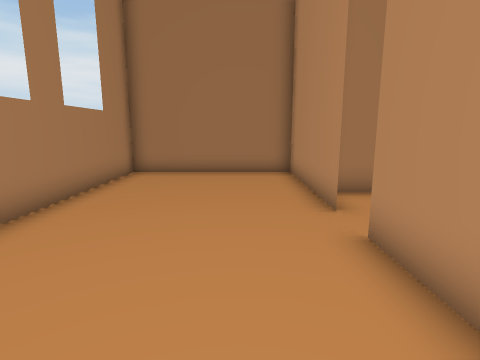
View 1 (above)

24 first-person views from a walk through a scene from a Unity 3-D project. The camera is 1.2 m above the floor, tilts 10° down and sees 80° across. The floor is counted in squares, 0.72 m on a side. Each view is taken from the middle of a square. On the plan, view 1 faces up. The plan holds only what a view shows up to about 15 squares ahead; the rest is blank. The place goes on beyond the plan. The player is left out. Door leaves are left out, so doorways stand open.

View 2
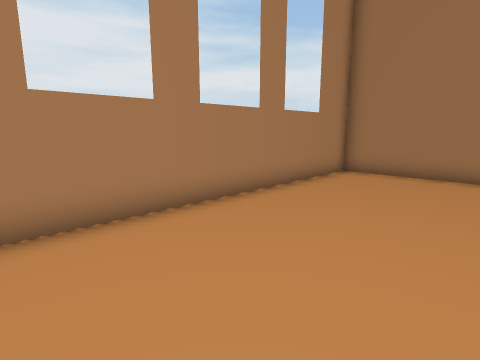

View 3
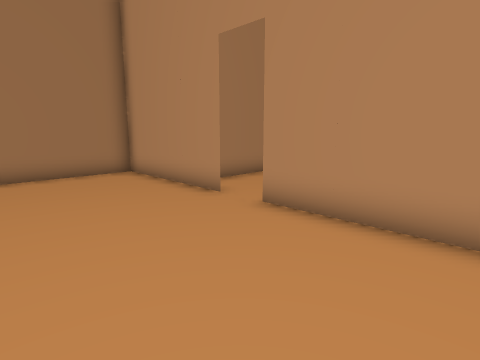

View 4
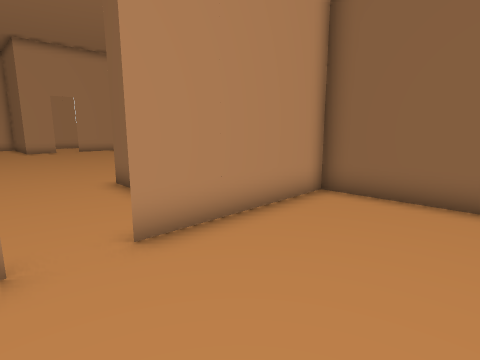

View 5
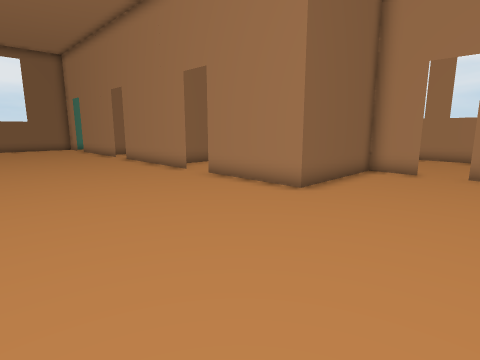

View 6
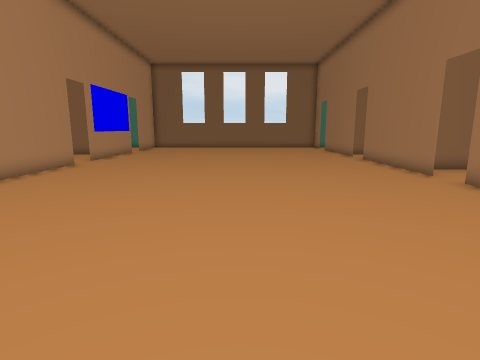

View 7
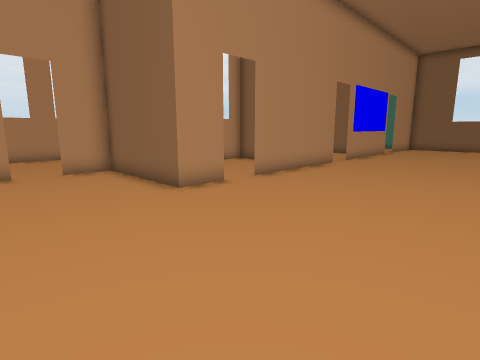

View 8
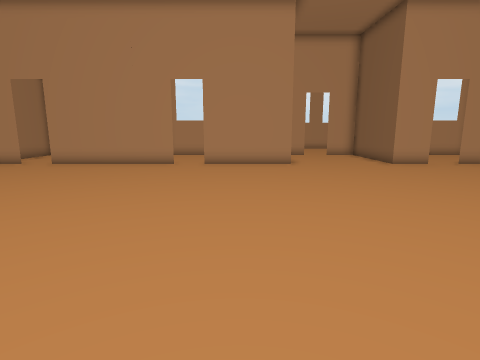

View 9
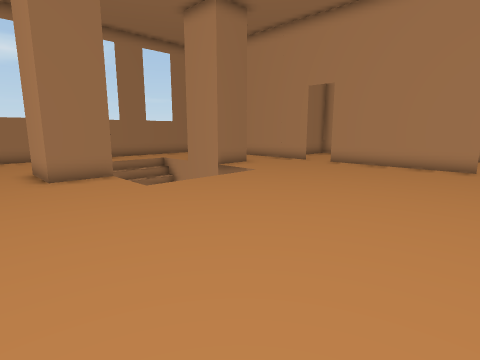

View 10
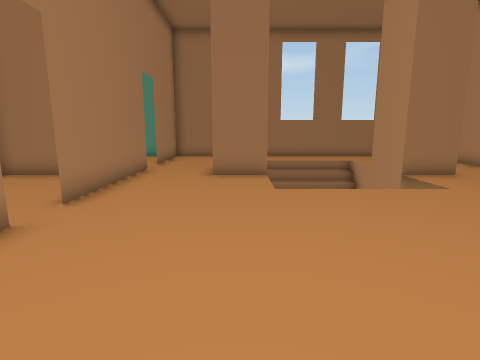

View 11
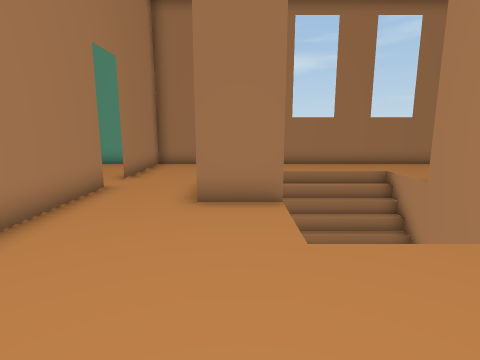

View 12
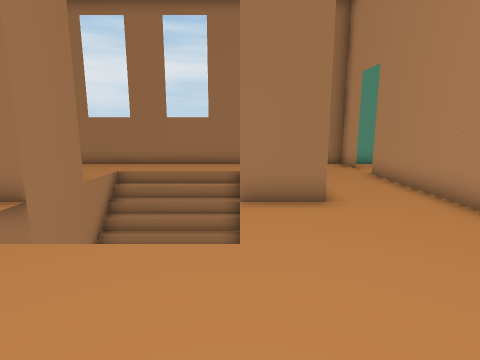

View 13
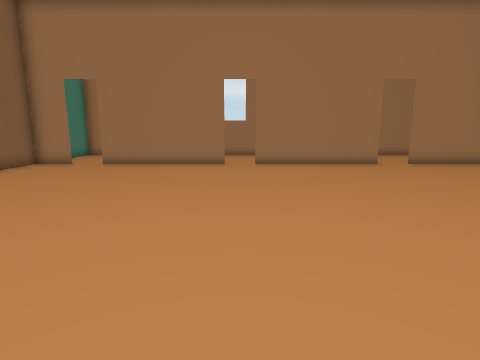

View 14
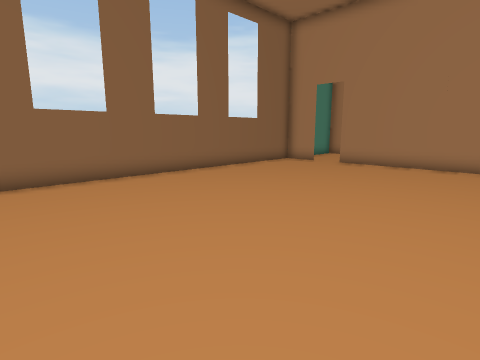

View 15
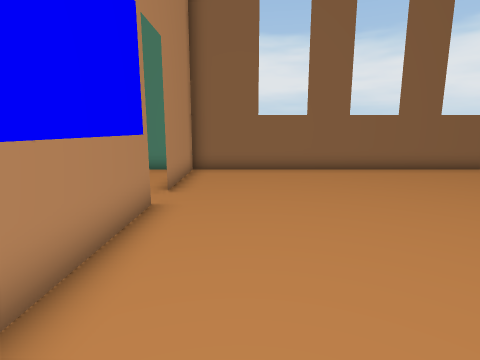

View 16
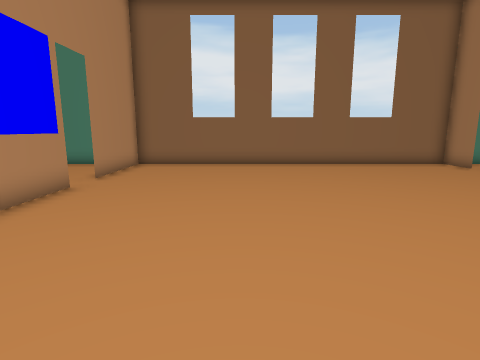

View 17
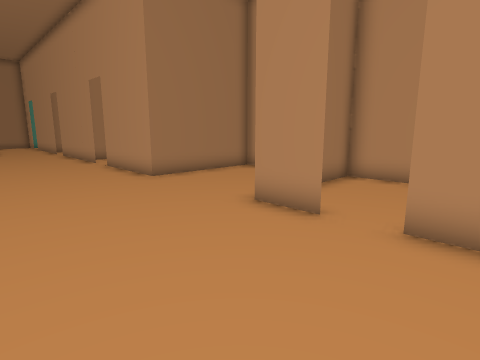

View 18
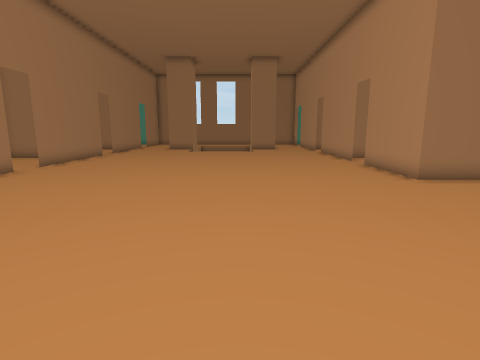

View 19
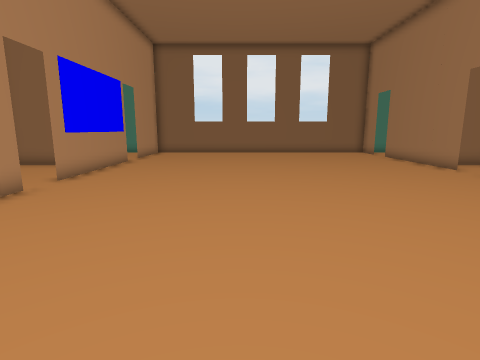

View 20
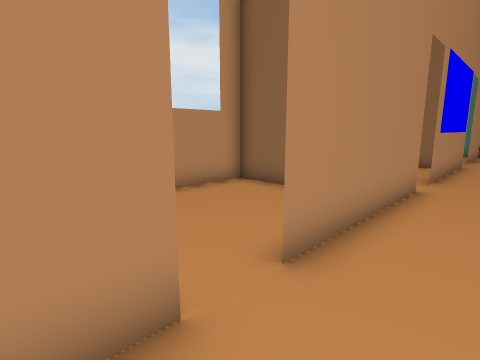

View 21
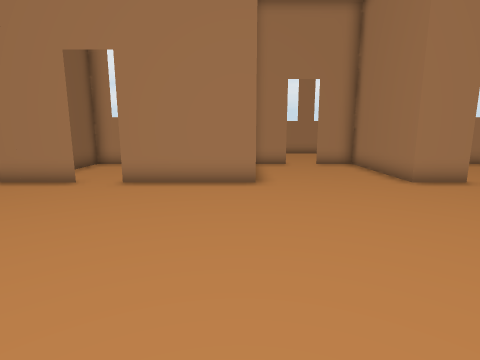

View 22
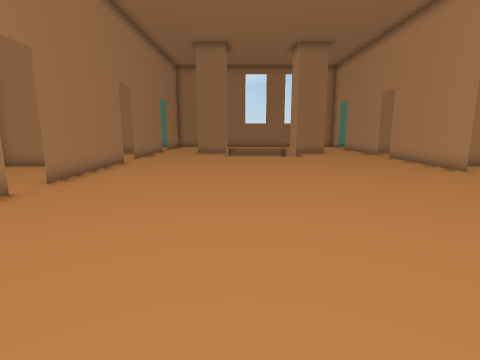

View 23
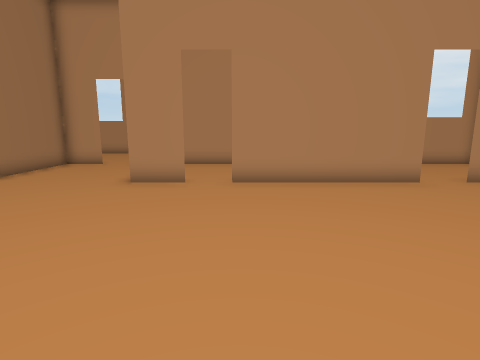

View 24
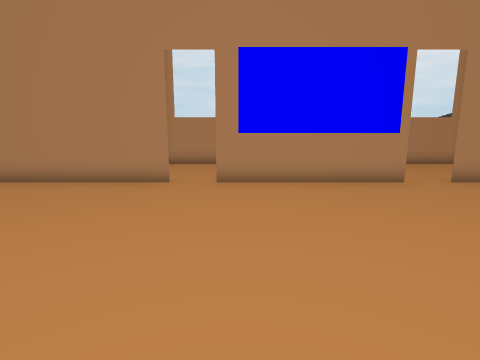

### Floor plan
Ten units are one square. View 1 is at (0, 0); x grows to the right and y downward. Boxes are objects, and circles mark ways between rooms. Rooms are numbered by the first view taken in them; rooms with no view inside come last. Other rooms are left out.
<svg viewBox="-47 -305 323 510">
<path fill="none" stroke="#000" d="M20 -56 20 -112 -42 -112 -42 -2M-15 13 20 13 20 -42M220 -6 220 -25 270 -25M70 -94 70 -75 20 -75 20 -58M70 31 70 92M20 -44 20 -25 70 -25 70 18M220 -131 220 -192M270 -56 270 -75 220 -75 220 -118M220 69 220 8M70 -168 70 -108M70 106 70 168M220 -206 220 -268M119 -225 100 -225 100 -250M191 -225 170 -225M220 144 220 81M170 -240 170 -252M120 -252 120 -240M70 -242 70 -182M70 181 70 200 220 200 220 158M220 -282 220 -295M89 -300 70 -300 70 -258M215 -300 91 -300M125 -275 120 -275M270 6 270 -42M250 50 270 50 270 24M271 -25 251 -25M270 79 270 55M246 125 265 125M228 125 234 125M270 124 270 99"/>
<circle cx="20" cy="-50" r="3" fill="#2a7"/>
<circle cx="220" cy="0" r="3" fill="#2a7"/>
<circle cx="220" cy="75" r="3" fill="#2a7"/>
<text x="-10" y="-50">1</text>
<text x="140" y="-40">2</text>
<text x="240" y="10">3</text>
<text x="240" y="80">4</text>
</svg>
Room 1 opens to room 2. Room 2 opens to room 3. Room 2 opens to room 4.

Where each view was taken, in squares from view 1:
view 1: 0 up, 0 right, facing up
view 2: 0 up, 1 right, facing up-left
view 3: 0 up, 3 left, facing up-right
view 4: 6 up, 2 left, facing down-right
view 5: 7 up, 14 right, facing down-left
view 6: 7 up, 14 right, facing down
view 7: 7 up, 15 right, facing down-right
view 8: 10 up, 8 right, facing right
view 9: 12 up, 8 right, facing up-right
view 10: 12 up, 11 right, facing up
view 11: 16 up, 11 right, facing up
view 12: 16 up, 17 right, facing up
view 13: 10 down, 21 right, facing left
view 14: 10 down, 21 right, facing down-left
view 15: 8 down, 20 right, facing down
view 16: 6 down, 17 right, facing down
view 17: 2 down, 17 right, facing up-right
view 18: 2 down, 16 right, facing up
view 19: 1 up, 16 right, facing down
view 20: 2 up, 20 right, facing down-right
view 21: 2 up, 16 right, facing left
view 22: 2 up, 13 right, facing up
view 23: 1 down, 13 right, facing right
view 24: 9 down, 13 right, facing right
